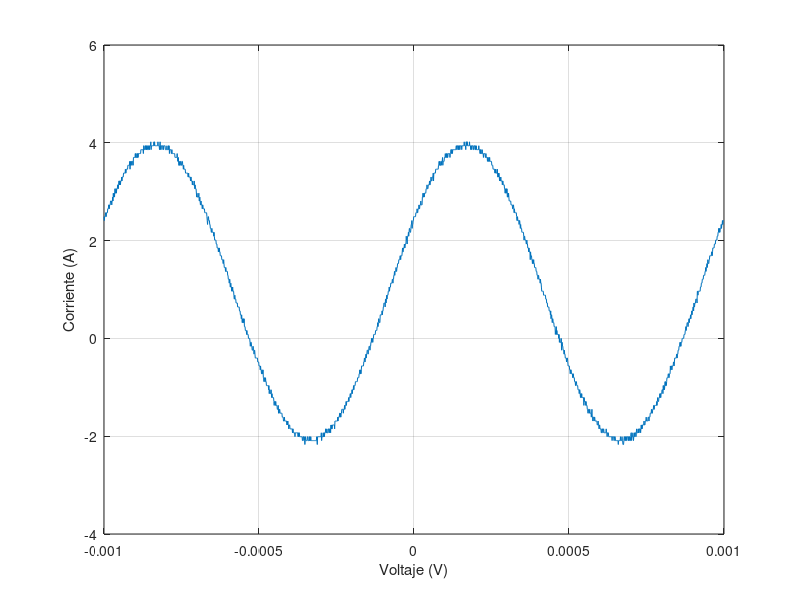

The MATLAB script that drew this image:
t=[-1.00E-03
-9.99E-04
-9.98E-04
-9.97E-04
-9.96E-04
-9.95E-04
-9.94E-04
-9.93E-04
-9.92E-04
-9.91E-04
-9.90E-04
-9.89E-04
-9.88E-04
-9.87E-04
-9.86E-04
-9.85E-04
-9.84E-04
-9.83E-04
-9.82E-04
-9.81E-04
-9.80E-04
-9.79E-04
-9.78E-04
-9.77E-04
-9.76E-04
-9.75E-04
-9.74E-04
-9.73E-04
-9.72E-04
-9.71E-04
-9.70E-04
-9.69E-04
-9.68E-04
-9.67E-04
-9.66E-04
-9.65E-04
-9.64E-04
-9.63E-04
-9.62E-04
-9.61E-04
-9.60E-04
-9.59E-04
-9.58E-04
-9.57E-04
-9.56E-04
-9.55E-04
-9.54E-04
-9.53E-04
-9.52E-04
-9.51E-04
-9.50E-04
-9.49E-04
-9.48E-04
-9.47E-04
-9.46E-04
-9.45E-04
-9.44E-04
-9.43E-04
-9.42E-04
-9.41E-04
-9.40E-04
-9.39E-04
-9.38E-04
-9.37E-04
-9.36E-04
-9.35E-04
-9.34E-04
-9.33E-04
-9.32E-04
-9.31E-04
-9.30E-04
-9.29E-04
-9.28E-04
-9.27E-04
-9.26E-04
-9.25E-04
-9.24E-04
-9.23E-04
-9.22E-04
-9.21E-04
-9.20E-04
-9.19E-04
-9.18E-04
-9.17E-04
-9.16E-04
-9.15E-04
-9.14E-04
-9.13E-04
-9.12E-04
-9.11E-04
-9.10E-04
-9.09E-04
-9.08E-04
-9.07E-04
-9.06E-04
-9.05E-04
-9.04E-04
-9.03E-04
-9.02E-04
-9.01E-04
-9.00E-04
-8.99E-04
-8.98E-04
-8.97E-04
-8.96E-04
-8.95E-04
-8.94E-04
-8.93E-04
-8.92E-04
-8.91E-04
-8.90E-04
-8.89E-04
-8.88E-04
-8.87E-04
-8.86E-04
-8.85E-04
-8.84E-04
-8.83E-04
-8.82E-04
-8.81E-04
-8.80E-04
-8.79E-04
-8.78E-04
-8.77E-04
-8.76E-04
-8.75E-04
-8.74E-04
-8.73E-04
-8.72E-04
-8.71E-04
-8.70E-04
-8.69E-04
-8.68E-04
-8.67E-04
-8.66E-04
-8.65E-04
-8.64E-04
-8.63E-04
-8.62E-04
-8.61E-04
-8.60E-04
-8.59E-04
-8.58E-04
-8.57E-04
-8.56E-04
-8.55E-04
-8.54E-04
-8.53E-04
-8.52E-04
-8.51E-04
-8.50E-04
-8.49E-04
-8.48E-04
-8.47E-04
-8.46E-04
-8.45E-04
-8.44E-04
-8.43E-04
-8.42E-04
-8.41E-04
-8.40E-04
-8.39E-04
-8.38E-04
-8.37E-04
-8.36E-04
-8.35E-04
-8.34E-04
-8.33E-04
-8.32E-04
-8.31E-04
-8.30E-04
-8.29E-04
-8.28E-04
-8.27E-04
-8.26E-04
-8.25E-04
-8.24E-04
-8.23E-04
-8.22E-04
-8.21E-04
-8.20E-04
-8.19E-04
-8.18E-04
-8.17E-04
-8.16E-04
-8.15E-04
-8.14E-04
-8.13E-04
-8.12E-04
-8.11E-04
-8.10E-04
-8.09E-04
-8.08E-04
-8.07E-04
-8.06E-04
-8.05E-04
-8.04E-04
-8.03E-04
-8.02E-04
-8.01E-04
-8.00E-04
-7.99E-04
-7.98E-04
-7.97E-04
-7.96E-04
-7.95E-04
-7.94E-04
-7.93E-04
-7.92E-04
-7.91E-04
-7.90E-04
-7.89E-04
-7.88E-04
-7.87E-04
-7.86E-04
-7.85E-04
-7.84E-04
-7.83E-04
-7.82E-04
-7.81E-04
-7.80E-04
-7.79E-04
-7.78E-04
-7.77E-04
-7.76E-04
-7.75E-04
-7.74E-04
-7.73E-04
-7.72E-04
-7.71E-04
-7.70E-04
-7.69E-04
-7.68E-04
-7.67E-04
-7.66E-04
-7.65E-04
-7.64E-04
-7.63E-04
-7.62E-04
-7.61E-04
-7.60E-04
-7.59E-04
-7.58E-04
-7.57E-04
-7.56E-04
-7.55E-04
-7.54E-04
-7.53E-04
-7.52E-04
-7.51E-04
-7.50E-04
-7.49E-04
-7.48E-04
-7.47E-04
-7.46E-04
-7.45E-04
-7.44E-04
-7.43E-04
-7.42E-04
-7.41E-04
-7.40E-04
-7.39E-04
-7.38E-04
-7.37E-04
-7.36E-04
-7.35E-04
-7.34E-04
-7.33E-04
-7.32E-04
-7.31E-04
-7.30E-04
-7.29E-04
-7.28E-04
-7.27E-04
-7.26E-04
-7.25E-04
-7.24E-04
-7.23E-04
-7.22E-04
-7.21E-04
-7.20E-04
-7.19E-04
-7.18E-04
-7.17E-04
-7.16E-04
-7.15E-04
-7.14E-04
-7.13E-04
-7.12E-04
-7.11E-04
-7.10E-04
-7.09E-04
-7.08E-04
-7.07E-04
-7.06E-04
-7.05E-04
-7.04E-04
-7.03E-04
-7.02E-04
-7.01E-04
-7.00E-04
-6.99E-04
-6.98E-04
-6.97E-04
-6.96E-04
-6.95E-04
-6.94E-04
-6.93E-04
-6.92E-04
-6.91E-04
-6.90E-04
-6.89E-04
-6.88E-04
-6.87E-04
-6.86E-04
-6.85E-04
-6.84E-04
-6.83E-04
-6.82E-04
-6.81E-04
-6.80E-04
-6.79E-04
-6.78E-04
-6.77E-04
-6.76E-04
-6.75E-04
-6.74E-04
-6.73E-04
-6.72E-04
-6.71E-04
-6.70E-04
-6.69E-04
-6.68E-04
-6.67E-04
-6.66E-04
-6.65E-04
-6.64E-04
-6.63E-04
-6.62E-04
-6.61E-04
-6.60E-04
-6.59E-04
-6.58E-04
-6.57E-04
-6.56E-04
-6.55E-04
-6.54E-04
-6.53E-04
-6.52E-04
-6.51E-04
-6.50E-04
-6.49E-04
-6.48E-04
-6.47E-04
-6.46E-04
-6.45E-04
-6.44E-04
-6.43E-04
-6.42E-04
-6.41E-04
-6.40E-04
-6.39E-04
-6.38E-04
-6.37E-04
-6.36E-04
-6.35E-04
-6.34E-04
-6.33E-04
-6.32E-04
-6.31E-04
-6.30E-04
-6.29E-04
-6.28E-04
-6.27E-04
-6.26E-04
-6.25E-04
-6.24E-04
-6.23E-04
-6.22E-04
-6.21E-04
-6.20E-04
-6.19E-04
-6.18E-04
-6.17E-04
-6.16E-04
-6.15E-04
-6.14E-04
-6.13E-04
-6.12E-04
-6.11E-04
-6.10E-04
-6.09E-04
-6.08E-04
-6.07E-04
-6.06E-04
-6.05E-04
-6.04E-04
-6.03E-04
-6.02E-04
-6.01E-04
-6.00E-04
-5.99E-04
-5.98E-04
-5.97E-04
-5.96E-04
-5.95E-04
-5.94E-04
-5.93E-04
-5.92E-04
-5.91E-04
-5.90E-04
-5.89E-04
-5.88E-04
-5.87E-04
-5.86E-04
-5.85E-04
-5.84E-04
-5.83E-04
-5.82E-04
-5.81E-04
-5.80E-04
-5.79E-04
-5.78E-04
-5.77E-04
-5.76E-04
-5.75E-04
-5.74E-04
-5.73E-04
-5.72E-04
-5.71E-04
-5.70E-04
-5.69E-04
-5.68E-04
-5.67E-04
-5.66E-04
-5.65E-04
-5.64E-04
-5.63E-04
-5.62E-04
-5.61E-04
-5.60E-04
-5.59E-04
-5.58E-04
-5.57E-04
-5.56E-04
-5.55E-04
-5.54E-04
-5.53E-04
-5.52E-04
-5.51E-04
-5.50E-04
-5.49E-04
-5.48E-04
-5.47E-04
-5.46E-04
-5.45E-04
-5.44E-04
-5.43E-04
-5.42E-04
-5.41E-04
-5.40E-04
-5.39E-04
-5.38E-04
-5.37E-04
-5.36E-04
-5.35E-04
-5.34E-04
-5.33E-04
-5.32E-04
-5.31E-04
-5.30E-04
-5.29E-04
-5.28E-04
-5.27E-04
-5.26E-04
-5.25E-04
-5.24E-04
-5.23E-04
-5.22E-04
-5.21E-04
-5.20E-04
-5.19E-04
-5.18E-04
-5.17E-04
-5.16E-04
-5.15E-04
-5.14E-04
-5.13E-04
-5.12E-04
-5.11E-04
-5.10E-04
-5.09E-04
-5.08E-04
-5.07E-04
-5.06E-04
-5.05E-04
-5.04E-04
-5.03E-04
-5.02E-04
-5.01E-04
-5.00E-04
-4.99E-04
-4.98E-04
-4.97E-04
-4.96E-04
-4.95E-04
-4.94E-04
-4.93E-04
-4.92E-04
-4.91E-04
-4.90E-04
-4.89E-04
-4.88E-04
-4.87E-04
-4.86E-04
-4.85E-04
-4.84E-04
-4.83E-04
-4.82E-04
-4.81E-04
-4.80E-04
-4.79E-04
-4.78E-04
-4.77E-04
-4.76E-04
-4.75E-04
-4.74E-04
-4.73E-04
-4.72E-04
-4.71E-04
-4.70E-04
-4.69E-04
-4.68E-04
-4.67E-04
-4.66E-04
-4.65E-04
-4.64E-04
-4.63E-04
-4.62E-04
-4.61E-04
-4.60E-04
-4.59E-04
-4.58E-04
-4.57E-04
-4.56E-04
-4.55E-04
-4.54E-04
-4.53E-04
-4.52E-04
-4.51E-04
-4.50E-04
-4.49E-04
-4.48E-04
-4.47E-04
-4.46E-04
-4.45E-04
-4.44E-04
-4.43E-04
-4.42E-04
-4.41E-04
-4.40E-04
-4.39E-04
-4.38E-04
-4.37E-04
-4.36E-04
-4.35E-04
-4.34E-04
-4.33E-04
-4.32E-04
-4.31E-04
-4.30E-04
-4.29E-04
-4.28E-04
-4.27E-04
-4.26E-04
-4.25E-04
-4.24E-04
-4.23E-04
-4.22E-04
-4.21E-04
-4.20E-04
-4.19E-04
-4.18E-04
-4.17E-04
-4.16E-04
-4.15E-04
-4.14E-04
-4.13E-04
-4.12E-04
-4.11E-04
-4.10E-04
-4.09E-04
-4.08E-04
-4.07E-04
-4.06E-04
-4.05E-04
-4.04E-04
-4.03E-04
-4.02E-04
-4.01E-04
-4.00E-04
-3.99E-04
-3.98E-04
-3.97E-04
-3.96E-04
-3.95E-04
-3.94E-04
-3.93E-04
-3.92E-04
-3.91E-04
-3.90E-04
-3.89E-04
-3.88E-04
-3.87E-04
-3.86E-04
-3.85E-04
-3.84E-04
-3.83E-04
-3.82E-04
-3.81E-04
-3.80E-04
-3.79E-04
-3.78E-04
-3.77E-04
-3.76E-04
-3.75E-04
-3.74E-04
-3.73E-04
-3.72E-04
-3.71E-04
-3.70E-04
-3.69E-04
-3.68E-04
-3.67E-04
-3.66E-04
-3.65E-04
-3.64E-04
-3.63E-04
-3.62E-04
-3.61E-04
-3.60E-04
-3.59E-04
-3.58E-04
-3.57E-04
-3.56E-04
-3.55E-04
-3.54E-04
-3.53E-04
-3.52E-04
-3.51E-04
-3.50E-04
-3.49E-04
-3.48E-04
-3.47E-04
-3.46E-04
-3.45E-04
-3.44E-04
-3.43E-04
-3.42E-04
-3.41E-04
-3.40E-04
-3.39E-04
-3.38E-04
-3.37E-04
-3.36E-04
-3.35E-04
-3.34E-04
-3.33E-04
-3.32E-04
-3.31E-04
-3.30E-04
-3.29E-04
-3.28E-04
-3.27E-04
-3.26E-04
-3.25E-04
-3.24E-04
-3.23E-04
-3.22E-04
-3.21E-04
-3.20E-04
-3.19E-04
-3.18E-04
-3.17E-04
-3.16E-04
-3.15E-04
-3.14E-04
-3.13E-04
-3.12E-04
-3.11E-04
-3.10E-04
-3.09E-04
-3.08E-04
-3.07E-04
-3.06E-04
-3.05E-04
-3.04E-04
-3.03E-04
-3.02E-04
-3.01E-04
-3.00E-04
-2.99E-04
-2.98E-04
-2.97E-04
-2.96E-04
-2.95E-04
-2.94E-04
-2.93E-04
-2.92E-04
-2.91E-04
-2.90E-04
-2.89E-04
-2.88E-04
-2.87E-04
-2.86E-04
-2.85E-04
-2.84E-04
-2.83E-04
-2.82E-04
-2.81E-04
-2.80E-04
-2.79E-04
-2.78E-04
-2.77E-04
-2.76E-04
-2.75E-04
-2.74E-04
-2.73E-04
-2.72E-04
-2.71E-04
-2.70E-04
-2.69E-04
-2.68E-04
-2.67E-04
-2.66E-04
-2.65E-04
-2.64E-04
-2.63E-04
-2.62E-04
-2.61E-04
-2.60E-04
-2.59E-04
-2.58E-04
-2.57E-04
-2.56E-04
-2.55E-04
-2.54E-04
-2.53E-04
-2.52E-04
-2.51E-04
-2.50E-04
-2.49E-04
-2.48E-04
-2.47E-04
-2.46E-04
-2.45E-04
-2.44E-04
-2.43E-04
-2.42E-04
-2.41E-04
-2.40E-04
-2.39E-04
-2.38E-04
-2.37E-04
-2.36E-04
-2.35E-04
-2.34E-04
-2.33E-04
-2.32E-04
-2.31E-04
-2.30E-04
-2.29E-04
-2.28E-04
-2.27E-04
-2.26E-04
-2.25E-04
-2.24E-04
-2.23E-04
-2.22E-04
-2.21E-04
-2.20E-04
-2.19E-04
-2.18E-04
-2.17E-04
-2.16E-04
-2.15E-04
-2.14E-04
-2.13E-04
-2.12E-04
-2.11E-04
-2.10E-04
-2.09E-04
-2.08E-04
-2.07E-04
-2.06E-04
-2.05E-04
-2.04E-04
-2.03E-04
-2.02E-04
-2.01E-04
-2.00E-04
-1.99E-04
-1.98E-04
-1.97E-04
-1.96E-04
-1.95E-04
-1.94E-04
-1.93E-04
-1.92E-04
-1.91E-04
-1.90E-04
-1.89E-04
-1.88E-04
-1.87E-04
-1.86E-04
-1.85E-04
-1.84E-04
-1.83E-04
-1.82E-04
-1.81E-04
-1.80E-04
-1.79E-04
-1.78E-04
-1.77E-04
-1.76E-04
-1.75E-04
-1.74E-04
-1.73E-04
-1.72E-04
-1.71E-04
-1.70E-04
-1.69E-04
-1.68E-04
-1.67E-04
-1.66E-04
-1.65E-04
-1.64E-04
-1.63E-04
-1.62E-04
-1.61E-04
-1.60E-04
-1.59E-04
-1.58E-04
-1.57E-04
-1.56E-04
-1.55E-04
-1.54E-04
-1.53E-04
-1.52E-04
-1.51E-04
-1.50E-04
-1.49E-04
-1.48E-04
-1.47E-04
-1.46E-04
-1.45E-04
-1.44E-04
-1.43E-04
-1.42E-04
-1.41E-04
-1.40E-04
-1.39E-04
-1.38E-04
-1.37E-04
-1.36E-04
-1.35E-04
-1.34E-04
-1.33E-04
-1.32E-04
-1.31E-04
-1.30E-04
-1.29E-04
-1.28E-04
-1.27E-04
-1.26E-04
-1.25E-04
-1.24E-04
-1.23E-04
-1.22E-04
-1.21E-04
-1.20E-04
-1.19E-04
-1.18E-04
-1.17E-04
-1.16E-04
-1.15E-04
-1.14E-04
-1.13E-04
-1.12E-04
-1.11E-04
-1.10E-04
-1.09E-04
-1.08E-04
-1.07E-04
-1.06E-04
-1.05E-04
-1.04E-04
-1.03E-04
-1.02E-04
-1.01E-04
-1.00E-04
-9.90E-05
-9.80E-05
-9.70E-05
-9.60E-05
-9.50E-05
-9.40E-05
-9.30E-05
-9.20E-05
-9.10E-05
-9.00E-05
-8.90E-05
-8.80E-05
-8.70E-05
-8.60E-05
-8.50E-05
-8.40E-05
-8.30E-05
-8.20E-05
-8.10E-05
-8.00E-05
-7.90E-05
-7.80E-05
-7.70E-05
-7.60E-05
-7.50E-05
-7.40E-05
-7.30E-05
-7.20E-05
-7.10E-05
-7.00E-05
-6.90E-05
-6.80E-05
-6.70E-05
-6.60E-05
-6.50E-05
-6.40E-05
-6.30E-05
-6.20E-05
-6.10E-05
-6.00E-05
-5.90E-05
-5.80E-05
-5.70E-05
-5.60E-05
-5.50E-05
-5.40E-05
-5.30E-05
-5.20E-05
-5.10E-05
-5.00E-05
-4.90E-05
-4.80E-05
-4.70E-05
-4.60E-05
-4.50E-05
-4.40E-05
-4.30E-05
-4.20E-05
-4.10E-05
-4.00E-05
-3.90E-05
-3.80E-05
-3.70E-05
-3.60E-05
-3.50E-05
-3.40E-05
-3.30E-05
-3.20E-05
-3.10E-05
-3.00E-05
-2.90E-05
-2.80E-05
-2.70E-05
-2.60E-05
-2.50E-05
-2.40E-05
-2.30E-05
-2.20E-05
-2.10E-05
-2.00E-05
-1.90E-05
-1.80E-05
-1.70E-05
-1.60E-05
-1.50E-05
-1.40E-05
-1.30E-05
-1.20E-05
-1.10E-05
-1.00E-05
-9.00E-06
-8.00E-06
-7.00E-06
-6.00E-06
-5.00E-06
-4.00E-06
-3.00E-06
-2.00E-06
-1.00E-06
0.00E+00
1.00E-06
2.00E-06
3.00E-06
4.00E-06
5.00E-06
6.00E-06
7.00E-06
8.00E-06
9.00E-06
1.00E-05
1.10E-05
1.20E-05
1.30E-05
1.40E-05
1.50E-05
1.60E-05
1.70E-05
1.80E-05
1.90E-05
2.00E-05
2.10E-05
2.20E-05
2.30E-05
2.40E-05
2.50E-05
2.60E-05
2.70E-05
2.80E-05
2.90E-05
3.00E-05
3.10E-05
3.20E-05
3.30E-05
3.40E-05
3.50E-05
3.60E-05
3.70E-05
3.80E-05
3.90E-05
4.00E-05
4.10E-05
4.20E-05
4.30E-05
4.40E-05
4.50E-05
4.60E-05
4.70E-05
4.80E-05
4.90E-05
5.00E-05
5.10E-05
5.20E-05
5.30E-05
5.40E-05
5.50E-05
5.60E-05
5.70E-05
5.80E-05
5.90E-05
6.00E-05
6.10E-05
6.20E-05
6.30E-05
6.40E-05
6.50E-05
6.60E-05
6.70E-05
6.80E-05
6.90E-05
7.00E-05
7.10E-05
7.20E-05
7.30E-05
7.40E-05
7.50E-05
7.60E-05
7.70E-05
7.80E-05
7.90E-05
8.00E-05
8.10E-05
8.20E-05
8.30E-05
8.40E-05
8.50E-05
8.60E-05
8.70E-05
8.80E-05
8.90E-05
9.00E-05
9.10E-05
9.20E-05
9.30E-05
9.40E-05
9.50E-05
9.60E-05
9.70E-05
9.80E-05
9.90E-05
1.00E-04
1.01E-04
1.02E-04
1.03E-04
1.04E-04
1.05E-04
1.06E-04
1.07E-04
1.08E-04
1.09E-04
1.10E-04
1.11E-04
1.12E-04
1.13E-04
1.14E-04
1.15E-04
1.16E-04
1.17E-04
1.18E-04
1.19E-04
1.20E-04
1.21E-04
1.22E-04
1.23E-04
1.24E-04
1.25E-04
1.26E-04
1.27E-04
1.28E-04
1.29E-04
1.30E-04
1.31E-04
1.32E-04
1.33E-04
1.34E-04
1.35E-04
1.36E-04
1.37E-04
1.38E-04
1.39E-04
1.40E-04
1.41E-04
1.42E-04
1.43E-04
1.44E-04
1.45E-04
1.46E-04
1.47E-04
1.48E-04
1.49E-04
1.50E-04
1.51E-04
1.52E-04
1.53E-04
1.54E-04
1.55E-04
1.56E-04
1.57E-04
1.58E-04
1.59E-04
1.60E-04
1.61E-04
1.62E-04
1.63E-04
1.64E-04
1.65E-04
1.66E-04
1.67E-04
1.68E-04
1.69E-04
1.70E-04
1.71E-04
1.72E-04
1.73E-04
1.74E-04
1.75E-04
1.76E-04
1.77E-04
1.78E-04
1.79E-04
1.80E-04
1.81E-04
1.82E-04
1.83E-04
1.84E-04
1.85E-04
1.86E-04
1.87E-04
1.88E-04
1.89E-04
1.90E-04
1.91E-04
1.92E-04
1.93E-04
1.94E-04
1.95E-04
1.96E-04
1.97E-04
1.98E-04
1.99E-04
2.00E-04
2.01E-04
2.02E-04
2.03E-04
2.04E-04
2.05E-04
2.06E-04
2.07E-04
2.08E-04
2.09E-04
2.10E-04
2.11E-04
2.12E-04
2.13E-04
2.14E-04
2.15E-04
2.16E-04
2.17E-04
2.18E-04
2.19E-04
2.20E-04
2.21E-04
2.22E-04
2.23E-04
2.24E-04
2.25E-04
2.26E-04
2.27E-04
2.28E-04
2.29E-04
2.30E-04
2.31E-04
2.32E-04
2.33E-04
2.34E-04
2.35E-04
2.36E-04
2.37E-04
2.38E-04
2.39E-04
2.40E-04
2.41E-04
2.42E-04
2.43E-04
2.44E-04
2.45E-04
2.46E-04
2.47E-04
2.48E-04
2.49E-04
2.50E-04
2.51E-04
2.52E-04
2.53E-04
2.54E-04
2.55E-04
2.56E-04
2.57E-04
2.58E-04
2.59E-04
2.60E-04
2.61E-04
2.62E-04
2.63E-04
2.64E-04
2.65E-04
2.66E-04
2.67E-04
2.68E-04
2.69E-04
2.70E-04
2.71E-04
2.72E-04
2.73E-04
2.74E-04
2.75E-04
2.76E-04
2.77E-04
2.78E-04
2.79E-04
2.80E-04
2.81E-04
2.82E-04
2.83E-04
2.84E-04
2.85E-04
2.86E-04
2.87E-04
2.88E-04
2.89E-04
2.90E-04
2.91E-04
2.92E-04
2.93E-04
2.94E-04
2.95E-04
2.96E-04
2.97E-04
2.98E-04
2.99E-04
3.00E-04
3.01E-04
3.02E-04
3.03E-04
3.04E-04
3.05E-04
3.06E-04
3.07E-04
3.08E-04
3.09E-04
3.10E-04
3.11E-04
3.12E-04
3.13E-04
3.14E-04
3.15E-04
3.16E-04
3.17E-04
3.18E-04
3.19E-04
3.20E-04
3.21E-04
3.22E-04
3.23E-04
3.24E-04
3.25E-04
3.26E-04
3.27E-04
3.28E-04
3.29E-04
3.30E-04
3.31E-04
3.32E-04
3.33E-04
3.34E-04
3.35E-04
3.36E-04
3.37E-04
3.38E-04
3.39E-04
3.40E-04
3.41E-04
3.42E-04
3.43E-04
3.44E-04
3.45E-04
3.46E-04
3.47E-04
3.48E-04
3.49E-04
3.50E-04
3.51E-04
3.52E-04
3.53E-04
3.54E-04
3.55E-04
3.56E-04
3.57E-04
3.58E-04
3.59E-04
3.60E-04
3.61E-04
3.62E-04
3.63E-04
3.64E-04
3.65E-04
3.66E-04
3.67E-04
3.68E-04
3.69E-04
3.70E-04
3.71E-04
3.72E-04
3.73E-04
3.74E-04
3.75E-04
3.76E-04
3.77E-04
3.78E-04
3.79E-04
3.80E-04
3.81E-04
3.82E-04
3.83E-04
3.84E-04
3.85E-04
3.86E-04
3.87E-04
3.88E-04
3.89E-04
3.90E-04
3.91E-04
3.92E-04
3.93E-04
3.94E-04
3.95E-04
3.96E-04
3.97E-04
3.98E-04
3.99E-04
4.00E-04
4.01E-04
4.02E-04
4.03E-04
4.04E-04
4.05E-04
4.06E-04
4.07E-04
4.08E-04
4.09E-04
4.10E-04
4.11E-04
4.12E-04
4.13E-04
4.14E-04
4.15E-04
4.16E-04
4.17E-04
4.18E-04
4.19E-04
4.20E-04
4.21E-04
4.22E-04
4.23E-04
4.24E-04
4.25E-04
4.26E-04
4.27E-04
4.28E-04
4.29E-04
4.30E-04
4.31E-04
4.32E-04
4.33E-04
4.34E-04
4.35E-04
4.36E-04
4.37E-04
4.38E-04
4.39E-04
4.40E-04
4.41E-04
4.42E-04
4.43E-04
4.44E-04
4.45E-04
4.46E-04
4.47E-04
4.48E-04
4.49E-04
4.50E-04
4.51E-04
4.52E-04
4.53E-04
4.54E-04
4.55E-04
4.56E-04
4.57E-04
4.58E-04
4.59E-04
4.60E-04
4.61E-04
4.62E-04
4.63E-04
4.64E-04
4.65E-04
4.66E-04
4.67E-04
4.68E-04
4.69E-04
4.70E-04
4.71E-04
4.72E-04
4.73E-04
4.74E-04
4.75E-04
4.76E-04
4.77E-04
4.78E-04
4.79E-04
4.80E-04
4.81E-04
4.82E-04
4.83E-04
4.84E-04
4.85E-04
4.86E-04
4.87E-04
4.88E-04
4.89E-04
4.90E-04
4.91E-04
4.92E-04
4.93E-04
4.94E-04
4.95E-04
4.96E-04
4.97E-04
4.98E-04
4.99E-04
5.00E-04
5.01E-04
5.02E-04
5.03E-04
5.04E-04
5.05E-04
5.06E-04
5.07E-04
5.08E-04
5.09E-04
5.10E-04
5.11E-04
5.12E-04
5.13E-04
5.14E-04
5.15E-04
5.16E-04
5.17E-04
5.18E-04
5.19E-04
5.20E-04
5.21E-04
5.22E-04
5.23E-04
5.24E-04
5.25E-04
5.26E-04
5.27E-04
5.28E-04
5.29E-04
5.30E-04
5.31E-04
5.32E-04
5.33E-04
5.34E-04
5.35E-04
5.36E-04
5.37E-04
5.38E-04
5.39E-04
5.40E-04
5.41E-04
5.42E-04
5.43E-04
5.44E-04
5.45E-04
5.46E-04
5.47E-04
5.48E-04
5.49E-04
5.50E-04
5.51E-04
5.52E-04
5.53E-04
5.54E-04
5.55E-04
5.56E-04
5.57E-04
5.58E-04
5.59E-04
5.60E-04
5.61E-04
5.62E-04
5.63E-04
5.64E-04
5.65E-04
5.66E-04
5.67E-04
5.68E-04
5.69E-04
5.70E-04
5.71E-04
5.72E-04
5.73E-04
5.74E-04
5.75E-04
5.76E-04
5.77E-04
5.78E-04
5.79E-04
5.80E-04
5.81E-04
5.82E-04
5.83E-04
5.84E-04
5.85E-04
5.86E-04
5.87E-04
5.88E-04
5.89E-04
5.90E-04
5.91E-04
5.92E-04
5.93E-04
5.94E-04
5.95E-04
5.96E-04
5.97E-04
5.98E-04
5.99E-04
6.00E-04
6.01E-04
6.02E-04
6.03E-04
6.04E-04
6.05E-04
6.06E-04
6.07E-04
6.08E-04
6.09E-04
6.10E-04
6.11E-04
6.12E-04
6.13E-04
6.14E-04
6.15E-04
6.16E-04
6.17E-04
6.18E-04
6.19E-04
6.20E-04
6.21E-04
6.22E-04
6.23E-04
6.24E-04
6.25E-04
6.26E-04
6.27E-04
6.28E-04
6.29E-04
6.30E-04
6.31E-04
6.32E-04
6.33E-04
6.34E-04
6.35E-04
6.36E-04
6.37E-04
6.38E-04
6.39E-04
6.40E-04
6.41E-04
6.42E-04
6.43E-04
6.44E-04
6.45E-04
6.46E-04
6.47E-04
6.48E-04
6.49E-04
6.50E-04
6.51E-04
6.52E-04
6.53E-04
6.54E-04
6.55E-04
6.56E-04
6.57E-04
6.58E-04
6.59E-04
6.60E-04
6.61E-04
6.62E-04
6.63E-04
6.64E-04
6.65E-04
6.66E-04
6.67E-04
6.68E-04
6.69E-04
6.70E-04
6.71E-04
6.72E-04
6.73E-04
6.74E-04
6.75E-04
6.76E-04
6.77E-04
6.78E-04
6.79E-04
6.80E-04
6.81E-04
6.82E-04
6.83E-04
6.84E-04
6.85E-04
6.86E-04
6.87E-04
6.88E-04
6.89E-04
6.90E-04
6.91E-04
6.92E-04
6.93E-04
6.94E-04
6.95E-04
6.96E-04
6.97E-04
6.98E-04
6.99E-04
7.00E-04
7.01E-04
7.02E-04
7.03E-04
7.04E-04
7.05E-04
7.06E-04
7.07E-04
7.08E-04
7.09E-04
7.10E-04
7.11E-04
7.12E-04
7.13E-04
7.14E-04
7.15E-04
7.16E-04
7.17E-04
7.18E-04
7.19E-04
7.20E-04
7.21E-04
7.22E-04
7.23E-04
7.24E-04
7.25E-04
7.26E-04
7.27E-04
7.28E-04
7.29E-04
7.30E-04
7.31E-04
7.32E-04
7.33E-04
7.34E-04
7.35E-04
7.36E-04
7.37E-04
7.38E-04
7.39E-04
7.40E-04
7.41E-04
7.42E-04
7.43E-04
7.44E-04
7.45E-04
7.46E-04
7.47E-04
7.48E-04
7.49E-04
7.50E-04
7.51E-04
7.52E-04
7.53E-04
7.54E-04
7.55E-04
7.56E-04
7.57E-04
7.58E-04
7.59E-04
7.60E-04
7.61E-04
7.62E-04
7.63E-04
7.64E-04
7.65E-04
7.66E-04
7.67E-04
7.68E-04
7.69E-04
7.70E-04
7.71E-04
7.72E-04
7.73E-04
7.74E-04
7.75E-04
7.76E-04
7.77E-04
7.78E-04
7.79E-04
7.80E-04
7.81E-04
7.82E-04
7.83E-04
7.84E-04
7.85E-04
7.86E-04
7.87E-04
7.88E-04
7.89E-04
7.90E-04
7.91E-04
7.92E-04
7.93E-04
7.94E-04
7.95E-04
7.96E-04
7.97E-04
7.98E-04
7.99E-04
8.00E-04
8.01E-04
8.02E-04
8.03E-04
8.04E-04
8.05E-04
8.06E-04
8.07E-04
8.08E-04
8.09E-04
8.10E-04
8.11E-04
8.12E-04
8.13E-04
8.14E-04
8.15E-04
8.16E-04
8.17E-04
8.18E-04
8.19E-04
8.20E-04
8.21E-04
8.22E-04
8.23E-04
8.24E-04
8.25E-04
8.26E-04
8.27E-04
8.28E-04
8.29E-04
8.30E-04
8.31E-04
8.32E-04
8.33E-04
8.34E-04
8.35E-04
8.36E-04
8.37E-04
8.38E-04
8.39E-04
8.40E-04
8.41E-04
8.42E-04
8.43E-04
8.44E-04
8.45E-04
8.46E-04
8.47E-04
8.48E-04
8.49E-04
8.50E-04
8.51E-04
8.52E-04
8.53E-04
8.54E-04
8.55E-04
8.56E-04
8.57E-04
8.58E-04
8.59E-04
8.60E-04
8.61E-04
8.62E-04
8.63E-04
8.64E-04
8.65E-04
8.66E-04
8.67E-04
8.68E-04
8.69E-04
8.70E-04
8.71E-04
8.72E-04
8.73E-04
8.74E-04
8.75E-04
8.76E-04
8.77E-04
8.78E-04
8.79E-04
8.80E-04
8.81E-04
8.82E-04
8.83E-04
8.84E-04
8.85E-04
8.86E-04
8.87E-04
8.88E-04
8.89E-04
8.90E-04
8.91E-04
8.92E-04
8.93E-04
8.94E-04
8.95E-04
8.96E-04
8.97E-04
8.98E-04
8.99E-04
9.00E-04
9.01E-04
9.02E-04
9.03E-04
9.04E-04
9.05E-04
9.06E-04
9.07E-04
9.08E-04
9.09E-04
9.10E-04
9.11E-04
9.12E-04
9.13E-04
9.14E-04
9.15E-04
9.16E-04
9.17E-04
9.18E-04
9.19E-04
9.20E-04
9.21E-04
9.22E-04
9.23E-04
9.24E-04
9.25E-04
9.26E-04
9.27E-04
9.28E-04
9.29E-04
9.30E-04
9.31E-04
9.32E-04
9.33E-04
9.34E-04
9.35E-04
9.36E-04
9.37E-04
9.38E-04
9.39E-04
9.40E-04
9.41E-04
9.42E-04
9.43E-04
9.44E-04
9.45E-04
9.46E-04
9.47E-04
9.48E-04
9.49E-04
9.50E-04
9.51E-04
9.52E-04
9.53E-04
9.54E-04
9.55E-04
9.56E-04
9.57E-04
9.58E-04
9.59E-04
9.60E-04
9.61E-04
9.62E-04
9.63E-04
9.64E-04
9.65E-04
9.66E-04
9.67E-04
9.68E-04
9.69E-04
9.70E-04
9.71E-04
9.72E-04
9.73E-04
9.74E-04
9.75E-04
9.76E-04
9.77E-04
9.78E-04
9.79E-04
9.80E-04
9.81E-04
9.82E-04
9.83E-04
9.84E-04
9.85E-04
9.86E-04
9.87E-04
9.88E-04
9.89E-04
9.90E-04
9.91E-04
9.92E-04
9.93E-04
9.94E-04
9.95E-04
9.96E-04
9.97E-04
9.98E-04
9.99E-04];
x=[2.49E+00
2.41E+00
2.49E+00
2.49E+00
2.49E+00
2.57E+00
2.57E+00
2.49E+00
2.57E+00
2.57E+00
2.57E+00
2.57E+00
2.65E+00
2.65E+00
2.65E+00
2.73E+00
2.73E+00
2.65E+00
2.73E+00
2.73E+00
2.73E+00
2.81E+00
2.81E+00
2.81E+00
2.81E+00
2.73E+00
2.81E+00
2.81E+00
2.89E+00
2.81E+00
2.97E+00
2.89E+00
2.89E+00
2.97E+00
2.89E+00
3.06E+00
3.06E+00
2.97E+00
2.97E+00
3.06E+00
2.97E+00
3.06E+00
3.06E+00
3.06E+00
3.14E+00
3.14E+00
3.06E+00
3.14E+00
3.22E+00
3.22E+00
3.14E+00
3.22E+00
3.22E+00
3.14E+00
3.22E+00
3.22E+00
3.22E+00
3.30E+00
3.22E+00
3.30E+00
3.30E+00
3.30E+00
3.30E+00
3.38E+00
3.38E+00
3.38E+00
3.38E+00
3.38E+00
3.38E+00
3.46E+00
3.38E+00
3.38E+00
3.46E+00
3.46E+00
3.46E+00
3.46E+00
3.46E+00
3.54E+00
3.54E+00
3.54E+00
3.54E+00
3.54E+00
3.54E+00
3.62E+00
3.46E+00
3.62E+00
3.54E+00
3.54E+00
3.62E+00
3.62E+00
3.54E+00
3.62E+00
3.62E+00
3.62E+00
3.54E+00
3.70E+00
3.70E+00
3.70E+00
3.70E+00
3.70E+00
3.70E+00
3.78E+00
3.70E+00
3.78E+00
3.70E+00
3.70E+00
3.70E+00
3.78E+00
3.70E+00
3.78E+00
3.70E+00
3.78E+00
3.78E+00
3.78E+00
3.78E+00
3.78E+00
3.78E+00
3.78E+00
3.78E+00
3.86E+00
3.86E+00
3.86E+00
3.86E+00
3.86E+00
3.86E+00
3.86E+00
3.86E+00
3.78E+00
3.94E+00
3.94E+00
3.86E+00
3.86E+00
3.86E+00
3.94E+00
3.94E+00
3.86E+00
3.94E+00
3.86E+00
3.94E+00
3.86E+00
3.86E+00
3.94E+00
3.94E+00
3.94E+00
3.86E+00
3.86E+00
3.94E+00
3.86E+00
3.94E+00
3.94E+00
3.94E+00
4.02E+00
3.86E+00
3.94E+00
3.94E+00
3.94E+00
3.94E+00
3.94E+00
3.94E+00
3.94E+00
3.94E+00
4.02E+00
3.94E+00
4.02E+00
3.94E+00
3.94E+00
3.94E+00
3.94E+00
3.94E+00
3.94E+00
3.94E+00
3.94E+00
3.94E+00
3.94E+00
4.02E+00
3.94E+00
3.94E+00
3.94E+00
3.94E+00
3.86E+00
3.94E+00
4.02E+00
3.86E+00
3.94E+00
3.94E+00
3.94E+00
3.94E+00
3.86E+00
3.94E+00
3.94E+00
3.94E+00
3.94E+00
3.86E+00
3.94E+00
3.94E+00
3.94E+00
3.94E+00
3.94E+00
3.86E+00
3.86E+00
3.86E+00
3.86E+00
3.86E+00
3.94E+00
3.86E+00
3.86E+00
3.86E+00
3.86E+00
3.94E+00
3.86E+00
3.94E+00
3.78E+00
3.86E+00
3.86E+00
3.86E+00
3.86E+00
3.86E+00
3.78E+00
3.78E+00
3.86E+00
3.78E+00
3.78E+00
3.78E+00
3.78E+00
3.78E+00
3.78E+00
3.78E+00
3.78E+00
3.78E+00
3.70E+00
3.70E+00
3.70E+00
3.70E+00
3.70E+00
3.70E+00
3.70E+00
3.78E+00
3.70E+00
3.62E+00
3.70E+00
3.70E+00
3.54E+00
3.54E+00
3.54E+00
3.62E+00
3.54E+00
3.62E+00
3.62E+00
3.54E+00
3.54E+00
3.54E+00
3.62E+00
3.62E+00
3.62E+00
3.54E+00
3.54E+00
3.46E+00
3.54E+00
3.46E+00
3.46E+00
3.46E+00
3.46E+00
3.46E+00
3.38E+00
3.38E+00
3.38E+00
3.38E+00
3.38E+00
3.38E+00
3.38E+00
3.38E+00
3.30E+00
3.30E+00
3.38E+00
3.30E+00
3.30E+00
3.30E+00
3.30E+00
3.30E+00
3.22E+00
3.30E+00
3.30E+00
3.22E+00
3.22E+00
3.22E+00
3.14E+00
3.22E+00
3.14E+00
3.14E+00
3.14E+00
3.14E+00
3.22E+00
3.14E+00
3.06E+00
3.14E+00
3.06E+00
3.06E+00
3.06E+00
2.97E+00
2.89E+00
2.97E+00
2.89E+00
2.89E+00
2.89E+00
2.89E+00
2.89E+00
2.97E+00
2.81E+00
2.81E+00
2.89E+00
2.81E+00
2.73E+00
2.73E+00
2.81E+00
2.73E+00
2.73E+00
2.73E+00
2.65E+00
2.73E+00
2.73E+00
2.65E+00
2.65E+00
2.65E+00
2.65E+00
2.65E+00
2.57E+00
2.57E+00
2.57E+00
2.57E+00
2.57E+00
2.57E+00
2.57E+00
2.49E+00
2.41E+00
2.33E+00
2.41E+00
2.49E+00
2.49E+00
2.41E+00
2.41E+00
2.41E+00
2.33E+00
2.33E+00
2.25E+00
2.25E+00
2.25E+00
2.17E+00
2.17E+00
2.25E+00
2.17E+00
2.17E+00
2.17E+00
2.17E+00
2.17E+00
2.09E+00
2.17E+00
2.09E+00
2.01E+00
2.01E+00
2.01E+00
2.01E+00
2.01E+00
1.93E+00
1.93E+00
1.93E+00
1.85E+00
1.85E+00
1.85E+00
1.85E+00
1.77E+00
1.85E+00
1.77E+00
1.85E+00
1.77E+00
1.77E+00
1.69E+00
1.69E+00
1.69E+00
1.69E+00
1.69E+00
1.61E+00
1.61E+00
1.61E+00
1.61E+00
1.53E+00
1.53E+00
1.61E+00
1.53E+00
1.45E+00
1.45E+00
1.45E+00
1.45E+00
1.37E+00
1.45E+00
1.37E+00
1.37E+00
1.37E+00
1.37E+00
1.37E+00
1.29E+00
1.29E+00
1.21E+00
1.21E+00
1.21E+00
1.13E+00
1.21E+00
1.21E+00
1.05E+00
1.05E+00
1.13E+00
1.05E+00
1.05E+00
9.65E-01
1.05E+00
9.65E-01
1.05E+00
9.65E-01
9.65E-01
9.65E-01
8.84E-01
8.04E-01
8.04E-01
8.84E-01
8.04E-01
8.04E-01
8.04E-01
7.24E-01
7.24E-01
7.24E-01
7.24E-01
7.24E-01
6.43E-01
6.43E-01
6.43E-01
6.43E-01
6.43E-01
6.43E-01
5.63E-01
5.63E-01
5.63E-01
4.82E-01
4.82E-01
4.82E-01
4.02E-01
4.82E-01
4.02E-01
3.22E-01
4.02E-01
3.22E-01
3.22E-01
4.02E-01
3.22E-01
4.02E-01
2.41E-01
2.41E-01
2.41E-01
1.61E-01
1.61E-01
1.61E-01
1.61E-01
8.04E-02
1.61E-01
8.04E-02
8.04E-02
8.04E-02
8.04E-02
0.00E+00
0.00E+00
0.00E+00
0.00E+00
0.00E+00
-8.04E-02
-1.61E-01
-8.04E-02
-8.04E-02
-8.04E-02
-1.61E-01
-1.61E-01
-2.41E-01
-2.41E-01
-2.41E-01
-1.61E-01
-2.41E-01
-2.41E-01
-3.22E-01
-2.41E-01
-2.41E-01
-3.22E-01
-4.02E-01
-4.02E-01
-4.02E-01
-4.02E-01
-4.02E-01
-4.02E-01
-4.02E-01
-4.02E-01
-4.82E-01
-4.82E-01
-4.82E-01
-4.82E-01
-5.63E-01
-5.63E-01
-5.63E-01
-5.63E-01
-6.43E-01
-5.63E-01
-6.43E-01
-6.43E-01
-7.24E-01
-7.24E-01
-6.43E-01
-7.24E-01
-7.24E-01
-6.43E-01
-8.04E-01
-8.04E-01
-8.84E-01
-8.04E-01
-8.04E-01
-8.84E-01
-8.84E-01
-8.04E-01
-8.84E-01
-8.84E-01
-9.65E-01
-9.65E-01
-9.65E-01
-9.65E-01
-9.65E-01
-9.65E-01
-9.65E-01
-1.05E+00
-9.65E-01
-1.13E+00
-1.05E+00
-1.05E+00
-1.13E+00
-1.13E+00
-1.13E+00
-1.05E+00
-1.13E+00
-1.21E+00
-1.13E+00
-1.21E+00
-1.21E+00
-1.21E+00
-1.21E+00
-1.21E+00
-1.29E+00
-1.37E+00
-1.29E+00
-1.29E+00
-1.29E+00
-1.37E+00
-1.29E+00
-1.37E+00
-1.37E+00
-1.37E+00
-1.37E+00
-1.45E+00
-1.45E+00
-1.45E+00
-1.37E+00
-1.53E+00
-1.45E+00
-1.53E+00
-1.45E+00
-1.45E+00
-1.53E+00
-1.53E+00
-1.53E+00
-1.53E+00
-1.53E+00
-1.53E+00
-1.53E+00
-1.61E+00
-1.61E+00
-1.61E+00
-1.61E+00
-1.69E+00
-1.69E+00
-1.69E+00
-1.61E+00
-1.69E+00
-1.69E+00
-1.69E+00
-1.69E+00
-1.69E+00
-1.69E+00
-1.69E+00
-1.77E+00
-1.69E+00
-1.77E+00
-1.69E+00
-1.77E+00
-1.77E+00
-1.85E+00
-1.77E+00
-1.77E+00
-1.77E+00
-1.85E+00
-1.85E+00
-1.85E+00
-1.85E+00
-1.85E+00
-1.85E+00
-1.85E+00
-1.85E+00
-1.93E+00
-1.85E+00
-1.85E+00
-1.93E+00
-1.93E+00
-1.93E+00
-1.93E+00
-1.93E+00
-2.01E+00
-1.93E+00
-1.93E+00
-1.93E+00
-1.93E+00
-1.93E+00
-1.93E+00
-1.93E+00
-1.93E+00
-1.93E+00
-2.01E+00
-1.93E+00
-2.01E+00
-1.93E+00
-1.93E+00
-2.01E+00
-2.01E+00
-2.01E+00
-2.01E+00
-2.01E+00
-2.01E+00
-2.01E+00
-2.01E+00
-2.01E+00
-2.09E+00
-2.09E+00
-2.01E+00
-2.01E+00
-2.01E+00
-2.09E+00
-2.01E+00
-2.09E+00
-2.17E+00
-2.09E+00
-2.01E+00
-2.09E+00
-2.09E+00
-2.09E+00
-2.09E+00
-2.09E+00
-2.01E+00
-2.01E+00
-2.09E+00
-2.09E+00
-2.09E+00
-2.09E+00
-2.01E+00
-2.09E+00
-2.01E+00
-2.09E+00
-2.09E+00
-2.01E+00
-2.09E+00
-2.09E+00
-2.09E+00
-2.09E+00
-2.09E+00
-2.09E+00
-2.09E+00
-2.09E+00
-2.09E+00
-2.09E+00
-2.09E+00
-2.09E+00
-2.09E+00
-2.09E+00
-2.09E+00
-2.09E+00
-2.09E+00
-2.09E+00
-2.01E+00
-2.09E+00
-2.17E+00
-2.01E+00
-2.01E+00
-2.01E+00
-2.01E+00
-2.01E+00
-2.01E+00
-2.01E+00
-2.01E+00
-2.01E+00
-2.01E+00
-2.01E+00
-2.01E+00
-1.93E+00
-2.09E+00
-2.01E+00
-2.01E+00
-2.01E+00
-2.01E+00
-1.93E+00
-2.01E+00
-2.01E+00
-1.93E+00
-2.01E+00
-1.93E+00
-1.93E+00
-1.93E+00
-1.85E+00
-1.85E+00
-1.93E+00
-1.93E+00
-1.85E+00
-1.93E+00
-1.93E+00
-1.93E+00
-1.93E+00
-1.85E+00
-1.85E+00
-1.85E+00
-1.93E+00
-1.85E+00
-1.85E+00
-1.85E+00
-1.93E+00
-1.77E+00
-1.85E+00
-1.77E+00
-1.85E+00
-1.85E+00
-1.77E+00
-1.77E+00
-1.77E+00
-1.77E+00
-1.77E+00
-1.77E+00
-1.77E+00
-1.85E+00
-1.69E+00
-1.69E+00
-1.69E+00
-1.69E+00
-1.69E+00
-1.69E+00
-1.69E+00
-1.69E+00
-1.69E+00
-1.61E+00
-1.69E+00
-1.61E+00
-1.61E+00
-1.61E+00
-1.61E+00
-1.53E+00
-1.53E+00
-1.61E+00
-1.53E+00
-1.61E+00
-1.53E+00
-1.53E+00
-1.45E+00
-1.45E+00
-1.45E+00
-1.45E+00
-1.45E+00
-1.53E+00
-1.45E+00
-1.45E+00
-1.45E+00
-1.37E+00
-1.45E+00
-1.37E+00
-1.37E+00
-1.37E+00
-1.29E+00
-1.37E+00
-1.29E+00
-1.29E+00
-1.29E+00
-1.29E+00
-1.29E+00
-1.29E+00
-1.21E+00
-1.29E+00
-1.21E+00
-1.21E+00
-1.21E+00
-1.13E+00
-1.13E+00
-1.21E+00
-1.13E+00
-1.13E+00
-1.13E+00
-1.05E+00
-1.13E+00
-1.05E+00
-1.05E+00
-1.05E+00
-9.65E-01
-1.05E+00
-9.65E-01
-9.65E-01
-9.65E-01
-9.65E-01
-8.84E-01
-8.84E-01
-8.84E-01
-8.84E-01
-8.84E-01
-8.84E-01
-8.84E-01
-8.04E-01
-8.04E-01
-8.04E-01
-8.04E-01
-8.04E-01
-7.24E-01
-7.24E-01
-6.43E-01
-7.24E-01
-7.24E-01
-6.43E-01
-7.24E-01
-6.43E-01
-5.63E-01
-5.63E-01
-5.63E-01
-5.63E-01
-5.63E-01
-5.63E-01
-5.63E-01
-4.82E-01
-4.82E-01
-4.02E-01
-4.02E-01
-4.82E-01
-4.02E-01
-4.02E-01
-3.22E-01
-4.02E-01
-3.22E-01
-3.22E-01
-2.41E-01
-2.41E-01
-2.41E-01
-3.22E-01
-2.41E-01
-2.41E-01
-1.61E-01
-1.61E-01
-1.61E-01
-2.41E-01
-1.61E-01
-1.61E-01
-8.04E-02
-8.04E-02
0.00E+00
-8.04E-02
0.00E+00
0.00E+00
-8.04E-02
0.00E+00
0.00E+00
8.04E-02
8.04E-02
8.04E-02
8.04E-02
8.04E-02
8.04E-02
1.61E-01
1.61E-01
1.61E-01
1.61E-01
1.61E-01
2.41E-01
2.41E-01
3.22E-01
2.41E-01
3.22E-01
4.02E-01
4.02E-01
3.22E-01
3.22E-01
3.22E-01
4.82E-01
4.82E-01
4.82E-01
4.82E-01
4.82E-01
4.82E-01
5.63E-01
4.82E-01
5.63E-01
5.63E-01
6.43E-01
6.43E-01
7.24E-01
7.24E-01
7.24E-01
7.24E-01
6.43E-01
8.04E-01
8.04E-01
7.24E-01
8.04E-01
8.84E-01
8.04E-01
8.84E-01
8.84E-01
8.84E-01
9.65E-01
9.65E-01
9.65E-01
1.05E+00
9.65E-01
1.05E+00
1.05E+00
1.05E+00
1.13E+00
1.13E+00
1.13E+00
1.13E+00
1.13E+00
1.21E+00
1.21E+00
1.13E+00
1.21E+00
1.21E+00
1.29E+00
1.29E+00
1.37E+00
1.29E+00
1.37E+00
1.37E+00
1.37E+00
1.45E+00
1.37E+00
1.37E+00
1.45E+00
1.45E+00
1.53E+00
1.53E+00
1.53E+00
1.53E+00
1.61E+00
1.61E+00
1.61E+00
1.61E+00
1.69E+00
1.69E+00
1.61E+00
1.69E+00
1.69E+00
1.69E+00
1.69E+00
1.77E+00
1.85E+00
1.77E+00
1.77E+00
1.85E+00
1.85E+00
1.85E+00
1.93E+00
1.85E+00
1.85E+00
1.93E+00
1.93E+00
1.93E+00
2.09E+00
2.01E+00
2.01E+00
1.93E+00
2.09E+00
2.09E+00
2.09E+00
2.17E+00
2.09E+00
2.17E+00
2.25E+00
2.25E+00
2.17E+00
2.17E+00
2.17E+00
2.25E+00
2.33E+00
2.33E+00
2.41E+00
2.25E+00
2.33E+00
2.33E+00
2.41E+00
2.41E+00
2.49E+00
2.49E+00
2.49E+00
2.49E+00
2.49E+00
2.49E+00
2.49E+00
2.57E+00
2.57E+00
2.57E+00
2.57E+00
2.65E+00
2.57E+00
2.57E+00
2.65E+00
2.65E+00
2.65E+00
2.73E+00
2.65E+00
2.65E+00
2.73E+00
2.73E+00
2.73E+00
2.81E+00
2.73E+00
2.73E+00
2.73E+00
2.73E+00
2.89E+00
2.89E+00
2.97E+00
2.89E+00
2.89E+00
2.97E+00
2.89E+00
2.97E+00
2.97E+00
2.97E+00
2.97E+00
2.97E+00
3.06E+00
3.06E+00
3.06E+00
3.14E+00
3.06E+00
3.06E+00
3.06E+00
3.14E+00
3.14E+00
3.14E+00
3.14E+00
3.22E+00
3.14E+00
3.14E+00
3.22E+00
3.22E+00
3.30E+00
3.22E+00
3.22E+00
3.22E+00
3.30E+00
3.30E+00
3.30E+00
3.38E+00
3.22E+00
3.38E+00
3.38E+00
3.38E+00
3.38E+00
3.38E+00
3.38E+00
3.46E+00
3.46E+00
3.46E+00
3.46E+00
3.46E+00
3.46E+00
3.46E+00
3.46E+00
3.46E+00
3.54E+00
3.54E+00
3.62E+00
3.54E+00
3.62E+00
3.54E+00
3.54E+00
3.54E+00
3.62E+00
3.54E+00
3.62E+00
3.62E+00
3.62E+00
3.70E+00
3.54E+00
3.62E+00
3.62E+00
3.62E+00
3.62E+00
3.70E+00
3.70E+00
3.70E+00
3.78E+00
3.70E+00
3.70E+00
3.70E+00
3.78E+00
3.70E+00
3.78E+00
3.70E+00
3.70E+00
3.78E+00
3.78E+00
3.78E+00
3.78E+00
3.78E+00
3.78E+00
3.70E+00
3.78E+00
3.78E+00
3.86E+00
3.86E+00
3.78E+00
3.86E+00
3.86E+00
3.78E+00
3.86E+00
3.86E+00
3.86E+00
3.86E+00
3.86E+00
3.86E+00
3.86E+00
3.86E+00
3.86E+00
3.86E+00
3.86E+00
3.94E+00
3.94E+00
3.86E+00
3.86E+00
3.94E+00
3.94E+00
3.94E+00
3.86E+00
3.94E+00
3.86E+00
3.94E+00
3.94E+00
3.86E+00
3.94E+00
3.94E+00
3.94E+00
3.94E+00
3.94E+00
3.86E+00
3.94E+00
3.94E+00
3.94E+00
3.94E+00
3.94E+00
3.94E+00
3.94E+00
4.02E+00
3.94E+00
3.94E+00
3.94E+00
3.94E+00
3.86E+00
4.02E+00
4.02E+00
3.94E+00
4.02E+00
4.02E+00
3.94E+00
3.94E+00
3.94E+00
3.94E+00
3.94E+00
3.94E+00
4.02E+00
3.94E+00
3.94E+00
3.94E+00
3.86E+00
3.94E+00
3.94E+00
3.86E+00
3.94E+00
3.94E+00
3.94E+00
3.94E+00
3.86E+00
3.86E+00
3.94E+00
3.94E+00
3.94E+00
3.94E+00
3.86E+00
3.94E+00
3.86E+00
3.86E+00
3.94E+00
3.86E+00
3.86E+00
3.86E+00
3.86E+00
3.86E+00
3.86E+00
3.86E+00
3.94E+00
3.86E+00
3.86E+00
3.86E+00
3.78E+00
3.86E+00
3.78E+00
3.86E+00
3.78E+00
3.78E+00
3.78E+00
3.86E+00
3.78E+00
3.78E+00
3.78E+00
3.70E+00
3.78E+00
3.78E+00
3.78E+00
3.78E+00
3.78E+00
3.70E+00
3.70E+00
3.78E+00
3.70E+00
3.70E+00
3.70E+00
3.70E+00
3.62E+00
3.70E+00
3.70E+00
3.62E+00
3.62E+00
3.70E+00
3.62E+00
3.70E+00
3.62E+00
3.62E+00
3.62E+00
3.62E+00
3.62E+00
3.62E+00
3.54E+00
3.54E+00
3.54E+00
3.54E+00
3.46E+00
3.46E+00
3.46E+00
3.46E+00
3.46E+00
3.46E+00
3.38E+00
3.46E+00
3.38E+00
3.46E+00
3.38E+00
3.38E+00
3.38E+00
3.38E+00
3.46E+00
3.30E+00
3.30E+00
3.38E+00
3.30E+00
3.38E+00
3.30E+00
3.22E+00
3.30E+00
3.22E+00
3.22E+00
3.30E+00
3.22E+00
3.22E+00
3.22E+00
3.22E+00
3.14E+00
3.22E+00
3.22E+00
3.14E+00
3.14E+00
3.14E+00
3.14E+00
3.06E+00
3.06E+00
2.97E+00
3.06E+00
2.97E+00
3.06E+00
3.06E+00
2.97E+00
3.06E+00
2.89E+00
2.89E+00
2.97E+00
2.89E+00
2.97E+00
2.89E+00
2.81E+00
2.81E+00
2.81E+00
2.81E+00
2.81E+00
2.81E+00
2.73E+00
2.73E+00
2.73E+00
2.73E+00
2.73E+00
2.65E+00
2.65E+00
2.73E+00
2.73E+00
2.65E+00
2.57E+00
2.65E+00
2.57E+00
2.57E+00
2.57E+00
2.57E+00
2.57E+00
2.57E+00
2.49E+00
2.41E+00
2.41E+00
2.49E+00
2.41E+00
2.41E+00
2.41E+00
2.41E+00
2.33E+00
2.41E+00
2.41E+00
2.33E+00
2.25E+00
2.33E+00
2.25E+00
2.25E+00
2.25E+00
2.17E+00
2.17E+00
2.17E+00
2.17E+00
2.17E+00
2.17E+00
2.09E+00
2.01E+00
2.09E+00
2.09E+00
2.01E+00
2.01E+00
2.01E+00
2.01E+00
1.93E+00
1.93E+00
2.01E+00
1.93E+00
1.93E+00
1.85E+00
1.85E+00
1.85E+00
1.77E+00
1.85E+00
1.77E+00
1.77E+00
1.77E+00
1.61E+00
1.77E+00
1.69E+00
1.69E+00
1.69E+00
1.61E+00
1.61E+00
1.53E+00
1.61E+00
1.53E+00
1.53E+00
1.61E+00
1.53E+00
1.53E+00
1.45E+00
1.45E+00
1.45E+00
1.45E+00
1.45E+00
1.37E+00
1.37E+00
1.37E+00
1.29E+00
1.29E+00
1.29E+00
1.21E+00
1.29E+00
1.29E+00
1.21E+00
1.21E+00
1.21E+00
1.21E+00
1.13E+00
1.21E+00
1.13E+00
1.13E+00
1.05E+00
9.65E-01
9.65E-01
9.65E-01
9.65E-01
9.65E-01
9.65E-01
8.84E-01
8.84E-01
8.84E-01
8.84E-01
8.84E-01
8.84E-01
8.84E-01
8.04E-01
8.04E-01
8.04E-01
7.24E-01
7.24E-01
7.24E-01
6.43E-01
6.43E-01
6.43E-01
6.43E-01
6.43E-01
5.63E-01
5.63E-01
5.63E-01
5.63E-01
4.82E-01
5.63E-01
4.02E-01
4.82E-01
4.82E-01
4.02E-01
3.22E-01
4.02E-01
4.02E-01
3.22E-01
3.22E-01
3.22E-01
2.41E-01
2.41E-01
2.41E-01
2.41E-01
8.04E-02
1.61E-01
1.61E-01
2.41E-01
8.04E-02
1.61E-01
8.04E-02
8.04E-02
8.04E-02
8.04E-02
8.04E-02
0.00E+00
8.04E-02
-8.04E-02
0.00E+00
-8.04E-02
-8.04E-02
-8.04E-02
-8.04E-02
0.00E+00
-2.41E-01
-1.61E-01
-8.04E-02
-1.61E-01
-1.61E-01
-2.41E-01
-2.41E-01
-2.41E-01
-3.22E-01
-2.41E-01
-3.22E-01
-3.22E-01
-4.02E-01
-4.02E-01
-4.02E-01
-4.02E-01
-4.82E-01
-4.02E-01
-4.02E-01
-4.02E-01
-4.82E-01
-5.63E-01
-5.63E-01
-5.63E-01
-5.63E-01
-5.63E-01
-6.43E-01
-6.43E-01
-7.24E-01
-6.43E-01
-6.43E-01
-6.43E-01
-7.24E-01
-7.24E-01
-7.24E-01
-7.24E-01
-8.04E-01
-7.24E-01
-7.24E-01
-8.04E-01
-8.04E-01
-8.04E-01
-8.84E-01
-8.84E-01
-8.84E-01
-9.65E-01
-8.84E-01
-8.84E-01
-8.84E-01
-9.65E-01
-9.65E-01
-9.65E-01
-9.65E-01
-1.05E+00
-1.05E+00
-1.05E+00
-1.05E+00
-1.13E+00
-1.05E+00
-1.05E+00
-1.13E+00
-1.21E+00
-1.13E+00
-1.13E+00
-1.21E+00
-1.13E+00
-1.21E+00
-1.21E+00
-1.21E+00
-1.21E+00
-1.21E+00
-1.21E+00
-1.37E+00
-1.21E+00
-1.29E+00
-1.29E+00
-1.29E+00
-1.29E+00
-1.37E+00
-1.29E+00
-1.37E+00
-1.37E+00
-1.37E+00
-1.45E+00
-1.45E+00
-1.53E+00
-1.53E+00
-1.45E+00
-1.45E+00
-1.45E+00
-1.53E+00
-1.45E+00
-1.53E+00
-1.53E+00
-1.53E+00
-1.53E+00
-1.61E+00
-1.53E+00
-1.45E+00
-1.61E+00
-1.61E+00
-1.69E+00
-1.61E+00
-1.61E+00
-1.61E+00
-1.69E+00
-1.61E+00
-1.61E+00
-1.69E+00
-1.69E+00
-1.69E+00
-1.69E+00
-1.69E+00
-1.69E+00
-1.69E+00
-1.77E+00
-1.77E+00
-1.77E+00
-1.69E+00
-1.77E+00
-1.77E+00
-1.85E+00
-1.77E+00
-1.77E+00
-1.85E+00
-1.85E+00
-1.85E+00
-1.85E+00
-1.93E+00
-1.93E+00
-1.85E+00
-1.85E+00
-1.85E+00
-1.93E+00
-1.93E+00
-1.85E+00
-1.85E+00
-1.93E+00
-1.93E+00
-1.93E+00
-1.93E+00
-1.93E+00
-1.93E+00
-1.93E+00
-1.85E+00
-1.93E+00
-1.93E+00
-2.01E+00
-1.93E+00
-1.93E+00
-1.93E+00
-1.93E+00
-2.01E+00
-2.01E+00
-2.01E+00
-2.01E+00
-2.01E+00
-2.01E+00
-2.01E+00
-2.01E+00
-2.01E+00
-2.01E+00
-2.01E+00
-2.09E+00
-2.01E+00
-2.01E+00
-2.01E+00
-2.01E+00
-2.01E+00
-2.09E+00
-2.09E+00
-2.01E+00
-2.01E+00
-2.01E+00
-2.09E+00
-2.09E+00
-2.09E+00
-2.09E+00
-2.09E+00
-2.09E+00
-2.09E+00
-2.09E+00
-2.09E+00
-2.17E+00
-2.09E+00
-2.09E+00
-2.09E+00
-2.09E+00
-2.09E+00
-2.09E+00
-2.01E+00
-2.09E+00
-2.09E+00
-2.09E+00
-2.09E+00
-2.01E+00
-2.09E+00
-2.09E+00
-2.17E+00
-2.17E+00
-2.17E+00
-2.09E+00
-2.01E+00
-2.01E+00
-2.09E+00
-2.09E+00
-2.01E+00
-2.09E+00
-2.01E+00
-2.01E+00
-2.09E+00
-2.09E+00
-2.01E+00
-2.01E+00
-2.01E+00
-2.01E+00
-2.09E+00
-2.01E+00
-2.09E+00
-2.01E+00
-2.01E+00
-2.09E+00
-2.09E+00
-2.01E+00
-1.93E+00
-1.93E+00
-2.09E+00
-2.01E+00
-2.01E+00
-2.01E+00
-1.93E+00
-2.01E+00
-2.09E+00
-2.01E+00
-2.01E+00
-1.93E+00
-2.01E+00
-1.93E+00
-1.93E+00
-1.93E+00
-2.01E+00
-1.93E+00
-1.85E+00
-1.93E+00
-1.93E+00
-1.93E+00
-1.93E+00
-1.85E+00
-1.93E+00
-1.85E+00
-1.93E+00
-1.85E+00
-1.85E+00
-1.85E+00
-1.85E+00
-1.93E+00
-1.85E+00
-1.77E+00
-1.85E+00
-1.77E+00
-1.85E+00
-1.77E+00
-1.77E+00
-1.77E+00
-1.77E+00
-1.77E+00
-1.69E+00
-1.77E+00
-1.77E+00
-1.77E+00
-1.69E+00
-1.69E+00
-1.69E+00
-1.61E+00
-1.69E+00
-1.69E+00
-1.69E+00
-1.69E+00
-1.69E+00
-1.61E+00
-1.61E+00
-1.61E+00
-1.69E+00
-1.61E+00
-1.61E+00
-1.61E+00
-1.53E+00
-1.53E+00
-1.53E+00
-1.53E+00
-1.45E+00
-1.53E+00
-1.53E+00
-1.53E+00
-1.45E+00
-1.45E+00
-1.45E+00
-1.37E+00
-1.45E+00
-1.45E+00
-1.37E+00
-1.37E+00
-1.37E+00
-1.37E+00
-1.37E+00
-1.37E+00
-1.37E+00
-1.29E+00
-1.37E+00
-1.29E+00
-1.21E+00
-1.29E+00
-1.29E+00
-1.29E+00
-1.21E+00
-1.21E+00
-1.21E+00
-1.13E+00
-1.21E+00
-1.13E+00
-1.21E+00
-1.13E+00
-1.13E+00
-1.13E+00
-1.05E+00
-1.05E+00
-1.05E+00
-1.13E+00
-9.65E-01
-1.05E+00
-9.65E-01
-9.65E-01
-1.05E+00
-9.65E-01
-8.84E-01
-9.65E-01
-8.84E-01
-9.65E-01
-9.65E-01
-8.84E-01
-8.04E-01
-8.04E-01
-8.04E-01
-8.04E-01
-7.24E-01
-7.24E-01
-8.04E-01
-8.04E-01
-7.24E-01
-7.24E-01
-7.24E-01
-5.63E-01
-6.43E-01
-6.43E-01
-5.63E-01
-5.63E-01
-6.43E-01
-5.63E-01
-5.63E-01
-5.63E-01
-5.63E-01
-4.82E-01
-4.82E-01
-5.63E-01
-4.82E-01
-4.02E-01
-4.02E-01
-4.02E-01
-4.02E-01
-4.02E-01
-4.02E-01
-3.22E-01
-3.22E-01
-4.02E-01
-3.22E-01
-3.22E-01
-2.41E-01
-2.41E-01
-2.41E-01
-1.61E-01
-1.61E-01
-1.61E-01
-8.04E-02
-1.61E-01
-8.04E-02
-1.61E-01
-8.04E-02
-8.04E-02
-8.04E-02
0.00E+00
0.00E+00
0.00E+00
0.00E+00
0.00E+00
0.00E+00
8.04E-02
8.04E-02
8.04E-02
8.04E-02
1.61E-01
1.61E-01
2.41E-01
1.61E-01
2.41E-01
2.41E-01
3.22E-01
3.22E-01
3.22E-01
2.41E-01
3.22E-01
3.22E-01
4.02E-01
3.22E-01
4.02E-01
4.02E-01
4.02E-01
4.82E-01
4.02E-01
4.82E-01
4.82E-01
5.63E-01
4.82E-01
5.63E-01
5.63E-01
6.43E-01
6.43E-01
5.63E-01
7.24E-01
6.43E-01
6.43E-01
7.24E-01
7.24E-01
7.24E-01
8.04E-01
8.04E-01
8.04E-01
8.04E-01
7.24E-01
9.65E-01
9.65E-01
8.84E-01
9.65E-01
9.65E-01
9.65E-01
9.65E-01
9.65E-01
9.65E-01
9.65E-01
1.05E+00
1.05E+00
1.05E+00
1.13E+00
1.13E+00
1.13E+00
1.21E+00
1.21E+00
1.21E+00
1.21E+00
1.29E+00
1.29E+00
1.29E+00
1.29E+00
1.29E+00
1.37E+00
1.37E+00
1.45E+00
1.37E+00
1.45E+00
1.45E+00
1.53E+00
1.45E+00
1.53E+00
1.61E+00
1.53E+00
1.53E+00
1.53E+00
1.61E+00
1.61E+00
1.69E+00
1.69E+00
1.69E+00
1.69E+00
1.69E+00
1.69E+00
1.77E+00
1.77E+00
1.69E+00
1.77E+00
1.85E+00
1.85E+00
1.85E+00
1.85E+00
1.85E+00
1.93E+00
1.93E+00
1.93E+00
1.93E+00
2.01E+00
2.01E+00
2.01E+00
2.01E+00
2.01E+00
2.09E+00
2.09E+00
2.09E+00
2.17E+00
2.17E+00
2.25E+00
2.17E+00
2.25E+00
2.17E+00
2.17E+00
2.25E+00
2.25E+00
2.25E+00
2.33E+00
2.25E+00
2.33E+00
2.33E+00
2.41E+00
2.33E+00
2.41E+00
2.41E+00
2.41E+00];
%y=[];

%scatter(x,y,'filled')
%hold on
%scatter(x,y,'filled')
plot(t,x)
%hold on
%plot(t,y)
grid on
xlabel('Voltaje (V)') 
ylabel('Corriente (A)')

%xticks([0 0.45 0.5 0.55 0.6 0.65 0.7 0.75 0.8 1])
%xticklabels({'0','0.45','0.5','0.55','0.6','0.65','0.7','0.75','0.8','1'})
%yticks([0  0.0015 0.006 0.019 0.038 0.06])
